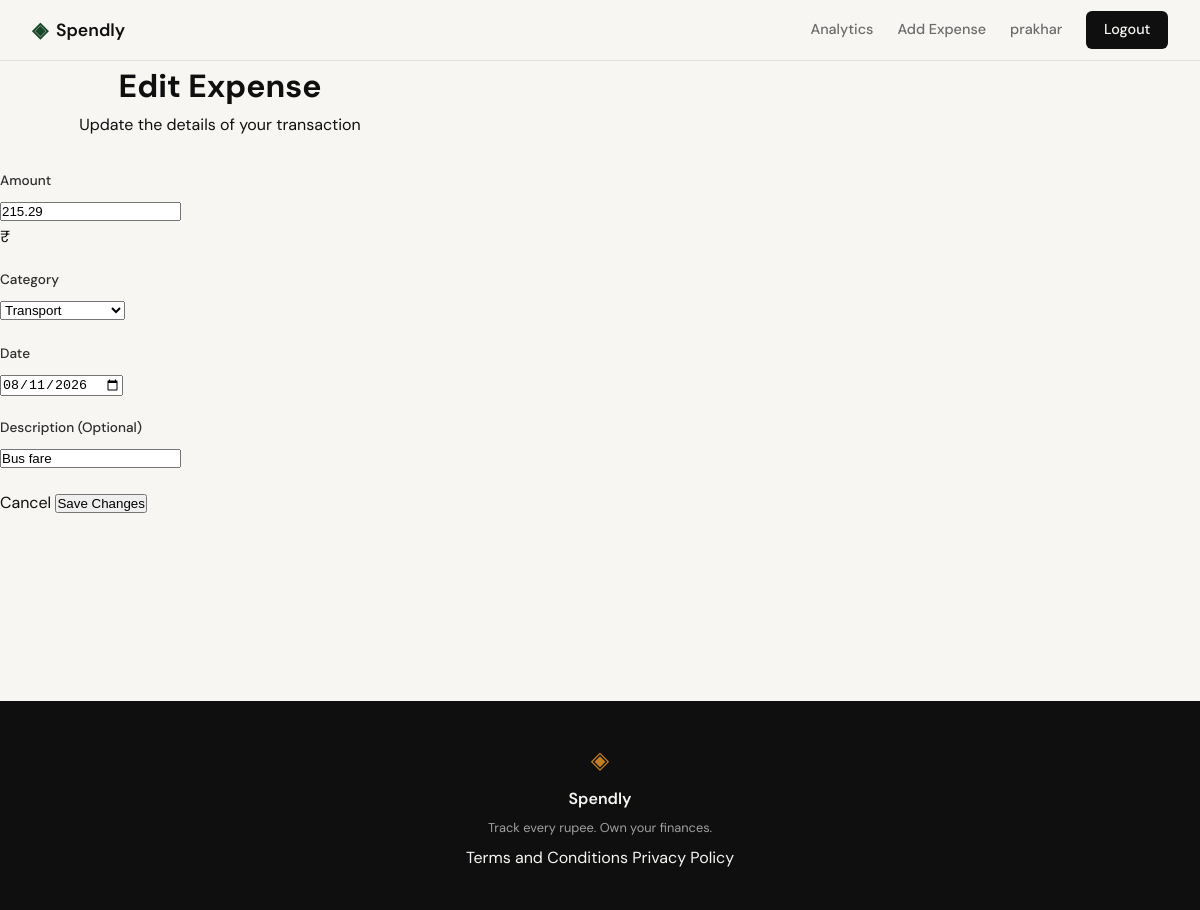
Page /expenses/50/edit (signed in) on the committed database.
### tables this page shows
CREATE TABLE expenses (
            id INTEGER PRIMARY KEY AUTOINCREMENT,
            user_id INTEGER NOT NULL,
            amount REAL NOT NULL,
            category TEXT NOT NULL,
            date TEXT NOT NULL,
            description TEXT,
            created_at TEXT DEFAULT CURRENT_TIMESTAMP,
            FOREIGN KEY (user_id) REFERENCES users (id)
        );

### app.py (the view, shortened to what this page needs)
@app.route("/expenses/<int:id>/edit", methods=["GET", "POST"])
def edit_expense(id):
    user_id = session.get("user_id")
    if not user_id:
        return redirect(url_for("login"))
    expense = get_expense_by_id(id, user_id)
    if not expense:
        return "Expense not found", 404
    return render_template(
        "edit_expense.html", expense=expense, expense_id=id, categories=VALID_CATEGORIES
    )

### database/db.py (called while the page is built)
def get_db():
    db = sqlite3.connect('spendly.db')
    db.row_factory = sqlite3.Row
    db.execute('PRAGMA foreign_keys = ON')
    return db

### database/queries.py (called while the page is built)
def get_expense_by_id(expense_id, user_id):
    db = get_db()
    try:
        cursor = db.execute(
            "SELECT * FROM expenses WHERE id = ? AND user_id = ?",
            (expense_id, user_id),
        )
        return cursor.fetchone()
    finally:
        db.close()

### templates/edit_expense.html (shortened to what this page needs)
{% extends "base.html" %}
{% block content %}
<div class="auth-container">
    <header class="auth-header">
        <h1>Edit Expense</h1>
        <p>Update the details of your transaction</p>
    </header>
    <form action="{{ url_for('edit_expense', id=expense_id) }}" method="POST" class="auth-form">
        <div class="form-group">
            <label for="amount">Amount</label>
            <input type="number" name="amount" id="amount"
                   placeholder="0.00" step="0.01" min="0.01" required
                   value="{{ expense.amount if expense.amount is number else expense['amount'] }}">
            <div class="input-prefix">₹</div>
        </div>
        <div class="form-group">
            <label for="category">Category</label>
            <select name="category" id="category" required>
                {% for cat in categories %}
                <option value="{{ cat }}" {% if (expense.category if expense.category is number else expense['category']) == cat %}selected{% endif %}>
                    {{ cat }}
                </option>
                {% endfor %}
            </select>
        </div>
        <div class="form-group">
            <label for="date">Date</label>
            <input type="date" name="date" id="date" required
                   value="{{ expense.date if expense.date is number else expense['date'] }}">
        </div>
        <div class="form-group">
            <label for="description">Description (Optional)</label>
            <input type="text" name="description" id="description"
                   placeholder="What was this for?" maxlength="200"
                   value="{{ expense.description if expense.description is number else expense['description'] }}">
        </div>
        <div class="auth-actions">
            <a href="{{ url_for('profile') }}" class="btn-secondary">Cancel</a>
            <button type="submit" class="btn-cta">Save Changes</button>
        </div>
    </form>
</div>
{% endblock %}

### static/css/style.css (style rules this page uses)
:root { --ink: #0f0f0f; --ink-soft: #2d2d2d; --ink-muted: #6b6b6b; --ink-faint: #a0a0a0; --paper: #f7f6f3; --paper-warm: #f0ede6; --paper-card: #ffffff; --accent: #1a472a; --accent-light: #e8f0eb; --accent-2: #c17f24; --accent-2-light: #fdf3e3; --danger: #c0392b; --danger-light: #fdecea; --border: #e4e1da; --border-soft: #eeebe4; --badge-food-bg: #ffe8d6; --badge-food-text: #c17f24; --badge-transport-bg: #e8f0eb; --badge-transport-text: #1a472a; --badge-shopping-bg: #f3e8ff; --badge-shopping-text: #7e57c2; --badge-entertainment-bg: #e3f2fd; --badge-entertainment-text: #1976d2; --badge-utilities-bg: #f5f5f5; --badge-utilities-text: #616161; --font-display: 'DM Serif Display', Georgia, serif; --font-body: 'DM Sans', system-ui, sans-serif; --max-width: 1200px; --auth-width: 440px; --radius-sm: 6px; --radius-md: 12px; --radius-lg: 20px; }
*, *::before, *::after { box-sizing: border-box; margin: 0; padding: 0; }
html { font-size: 16px; scroll-behavior: smooth; }
body { background: var(--paper); color: var(--ink); font-family: var(--font-body); font-size: 1rem; line-height: 1.6; -webkit-font-smoothing: antialiased; }
a { color: inherit; text-decoration: none; }
.auth-container { width: 100%; max-width: var(--auth-width); }
.auth-header { text-align: center; margin-bottom: 2rem; }
.form-group { margin-bottom: 1.25rem; }
.form-group label { display: block; font-size: 0.85rem; font-weight: 500; color: var(--ink-soft); margin-bottom: 0.4rem; }

### rows in the picture
expenses: amount "215.29", category "Transport", date "08/11/2026", description "Bus fare"

### other values in the picture
{{ session.user_name }} "prakhar"
